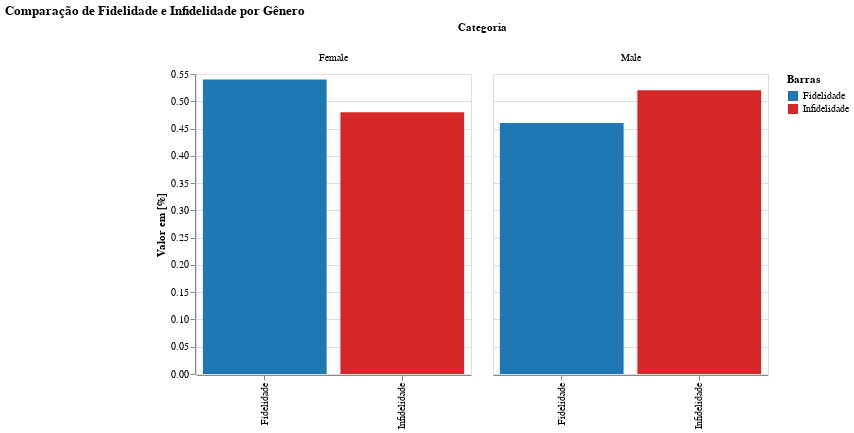

Notebook code cell kept with this figure:
### Code cell
# Gráfico de barras comparando Gênero
titulo = "Comparação de Fidelidade e Infidelidade por Gênero"
fieis = fidelidade.shape[0] / .01
infieis = infidelidade.shape[0] / .01
xticklabels = ["female","male"]
xlabel = ["Fidelidade", "Infidelidade"]
altura = 300
largura = 275

hist_ff = round(
    (fidelidade["Genero"].value_counts()[xticklabels] / fieis)
    * 100, 2
    )

hist_uff = round(
    (infidelidade["Genero"].value_counts()[xticklabels] / infieis)
    * 100, 2
    )

xticklabels = [_.title() for _ in xticklabels]

fig = bar_plot(titulo, hist_ff, hist_uff, xlabel, xticklabels, altura, largura)

fig

### Figure 1 — Vega-Lite specification as saved in the notebook (floating-point values rounded to 4 significant figures)
{"config": {"view": {"continuousWidth": 400, "continuousHeight": 300}}, "data": {"name": "data-ef6fb27ef0da295f34d1e1ad3dbedebe"}, "mark": "bar", "encoding": {"color": {"field": "Barras", "scale": {"domain": ["Fidelidade", "Infidelidade"], "range": ["#1F77B4", "#D62728"]}, "type": "nominal"}, "column": {"field": "Categoria", "type": "nominal"}, "x": {"field": "Barras", "title": null, "type": "nominal"}, "y": {"field": "Valor", "title": "Valor em [%]", "type": "quantitative"}}, "height": 300, "title": {"text": "Comparação de Fidelidade e Infidelidade por Gênero", "align": "center"}, "transform": [{"fold": ["Fidelidade", "Infidelidade"], "as": ["Barras", "Valor"]}], "width": 275, "$schema": "https://vega.github.io/schema/vega-lite/v4.17.0.json", "datasets": {"data-ef6fb27ef0da295f34d1e1ad3dbedebe": [{"Categoria": "Female", "Grupos": "Fidelidade", "Fidelidade": 0.54, "Infidelidade": 0.48}, {"Categoria": "Male", "Grupos": "Infidelidade", "Fidelidade": 0.46, "Infidelidade": 0.52}]}}
